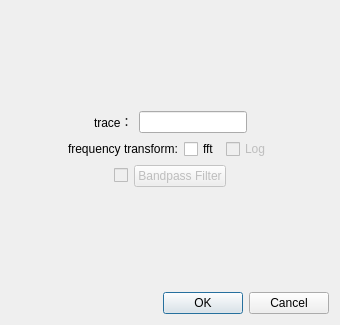
<?xml version="1.0" encoding="UTF-8"?>
<ui version="4.0">
 <class>SingleTraceSetting</class>
 <widget class="QDialog" name="SingleTraceSetting">
  <property name="geometry">
   <rect>
    <x>0</x>
    <y>0</y>
    <width>340</width>
    <height>325</height>
   </rect>
  </property>
  <property name="windowTitle">
   <string>SingleTracesSetting</string>
  </property>
  <layout class="QVBoxLayout" name="verticalLayout">
   <item>
    <layout class="QVBoxLayout" name="verticalLayout_4">
     <item>
      <spacer name="verticalSpacer_4">
       <property name="orientation">
        <enum>Qt::Vertical</enum>
       </property>
       <property name="sizeHint" stdset="0">
        <size>
         <width>20</width>
         <height>40</height>
        </size>
       </property>
      </spacer>
     </item>
     <item>
      <layout class="QHBoxLayout" name="horizontalLayout_4">
       <item>
        <spacer name="horizontalSpacer_6">
         <property name="orientation">
          <enum>Qt::Horizontal</enum>
         </property>
         <property name="sizeHint" stdset="0">
          <size>
           <width>40</width>
           <height>20</height>
          </size>
         </property>
        </spacer>
       </item>
       <item>
        <widget class="QLabel" name="label_3">
         <property name="text">
          <string>trace：</string>
         </property>
        </widget>
       </item>
       <item>
        <widget class="QLineEdit" name="lineEdit_trace"/>
       </item>
       <item>
        <spacer name="horizontalSpacer_5">
         <property name="orientation">
          <enum>Qt::Horizontal</enum>
         </property>
         <property name="sizeHint" stdset="0">
          <size>
           <width>40</width>
           <height>20</height>
          </size>
         </property>
        </spacer>
       </item>
      </layout>
     </item>
     <item>
      <layout class="QHBoxLayout" name="horizontalLayout">
       <item>
        <spacer name="horizontalSpacer">
         <property name="orientation">
          <enum>Qt::Horizontal</enum>
         </property>
         <property name="sizeHint" stdset="0">
          <size>
           <width>40</width>
           <height>20</height>
          </size>
         </property>
        </spacer>
       </item>
       <item>
        <widget class="QLabel" name="label">
         <property name="text">
          <string>frequency transform:</string>
         </property>
        </widget>
       </item>
       <item>
        <widget class="QCheckBox" name="checkBox_fft">
         <property name="text">
          <string>fft</string>
         </property>
        </widget>
       </item>
       <item>
        <widget class="QCheckBox" name="checkBox_Log">
         <property name="enabled">
          <bool>false</bool>
         </property>
         <property name="text">
          <string>Log</string>
         </property>
        </widget>
       </item>
       <item>
        <spacer name="horizontalSpacer_2">
         <property name="orientation">
          <enum>Qt::Horizontal</enum>
         </property>
         <property name="sizeHint" stdset="0">
          <size>
           <width>40</width>
           <height>20</height>
          </size>
         </property>
        </spacer>
       </item>
      </layout>
     </item>
     <item>
      <layout class="QHBoxLayout" name="horizontalLayout_5">
       <item>
        <spacer name="horizontalSpacer_4">
         <property name="orientation">
          <enum>Qt::Horizontal</enum>
         </property>
         <property name="sizeHint" stdset="0">
          <size>
           <width>40</width>
           <height>20</height>
          </size>
         </property>
        </spacer>
       </item>
       <item>
        <widget class="QCheckBox" name="checkBox_filter">
         <property name="enabled">
          <bool>false</bool>
         </property>
         <property name="text">
          <string/>
         </property>
        </widget>
       </item>
       <item>
        <widget class="QPushButton" name="pushButton_filter">
         <property name="enabled">
          <bool>false</bool>
         </property>
         <property name="text">
          <string>Bandpass Filter</string>
         </property>
        </widget>
       </item>
       <item>
        <spacer name="horizontalSpacer_3">
         <property name="orientation">
          <enum>Qt::Horizontal</enum>
         </property>
         <property name="sizeHint" stdset="0">
          <size>
           <width>40</width>
           <height>20</height>
          </size>
         </property>
        </spacer>
       </item>
      </layout>
     </item>
     <item>
      <spacer name="verticalSpacer">
       <property name="orientation">
        <enum>Qt::Vertical</enum>
       </property>
       <property name="sizeHint" stdset="0">
        <size>
         <width>20</width>
         <height>40</height>
        </size>
       </property>
      </spacer>
     </item>
     <item>
      <widget class="QDialogButtonBox" name="buttonBox">
       <property name="orientation">
        <enum>Qt::Horizontal</enum>
       </property>
       <property name="standardButtons">
        <set>QDialogButtonBox::Cancel|QDialogButtonBox::Ok</set>
       </property>
      </widget>
     </item>
    </layout>
   </item>
  </layout>
 </widget>
 <resources/>
 <connections>
  <connection>
   <sender>buttonBox</sender>
   <signal>accepted()</signal>
   <receiver>SingleTraceSetting</receiver>
   <slot>accept()</slot>
   <hints>
    <hint type="sourcelabel">
     <x>248</x>
     <y>254</y>
    </hint>
    <hint type="destinationlabel">
     <x>157</x>
     <y>274</y>
    </hint>
   </hints>
  </connection>
  <connection>
   <sender>buttonBox</sender>
   <signal>rejected()</signal>
   <receiver>SingleTraceSetting</receiver>
   <slot>reject()</slot>
   <hints>
    <hint type="sourcelabel">
     <x>316</x>
     <y>260</y>
    </hint>
    <hint type="destinationlabel">
     <x>286</x>
     <y>274</y>
    </hint>
   </hints>
  </connection>
 </connections>
</ui>
